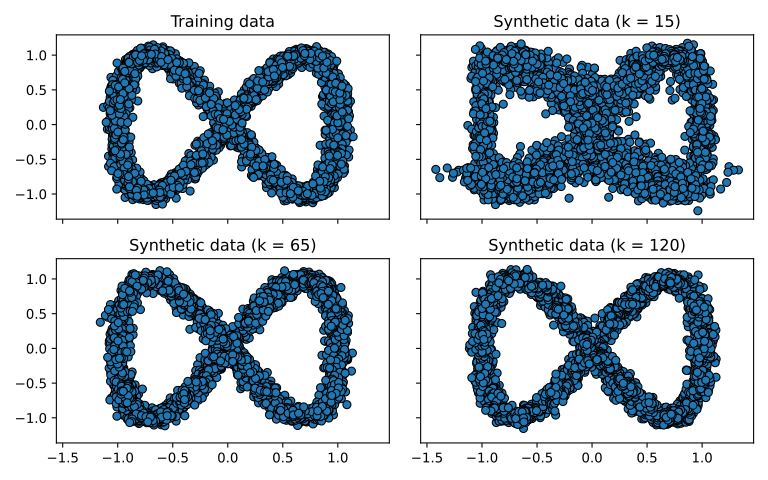

Reproduce this figure in Python.
import GenerativeModelProtocols as gen_prot
import matplotlib.pyplot as plt
import numpy as np


def make_data(num_samples):
    t = (2.0 * np.pi * np.random.rand(num_samples))
    
    x_noise = (0.05 * np.random.randn(num_samples))
    y_noise = (0.05 * np.random.randn(num_samples))
    
    x = np.cos(1.0 * t) + x_noise
    y = np.sin(2.0 * t) + y_noise
    
    return np.vstack((x, y))


num_samples = 5000
train_data = make_data(num_samples)

k = [15, 65, 120]
models = [gen_prot.default_gaussian_mixture_model(2, ki) for ki in k]
protocols = [gen_prot.GenerativeModelProtocol(model, train_data) for model in models]

for i in range(len(protocols)):
    protocols[i].train(
        batchsize = 256,
        epochs    = 3500,
        optimiser = gen_prot.Adam(eta = 1.0E-3, beta = (0.95,0.999))
    )

## Compare Synthetic Data

synthetic_data_1 = protocols[0](num_samples)
synthetic_data_2 = protocols[1](num_samples)
synthetic_data_3 = protocols[2](num_samples)

fig, ((ax1, ax2), (ax3, ax4)) = plt.subplots(
    nrows   = 2, 
    ncols   = 2, 
    figsize = (8, 5),
    dpi     = 100, 
    sharex  = True,
    sharey  = True
)


def plot_scatter_data(ax, data, title):
    ax.scatter(
        data[0,:], data[1,:],
        linewidths = 0.8,
        edgecolors = 'black',
    )
    ax.set_title(title)


plot_scatter_data(ax1, train_data, "Training data")
plot_scatter_data(ax2, synthetic_data_1, f"Synthetic data (k = {k[0]:1})")
plot_scatter_data(ax3, synthetic_data_2, f"Synthetic data (k = {k[1]:1})")
plot_scatter_data(ax4, synthetic_data_3, f"Synthetic data (k = {k[2]:1})")

plt.tight_layout(w_pad = 2.0)
fig.savefig("intro_example.svg", dpi=300)
plt.show()

## Compare Distributions

n_data_hist2d = 100000
fig, ((ax1, ax2), (ax3, ax4)) = plt.subplots(
    nrows   = 2,
    ncols   = 2, 
    figsize = (8, 5),
    dpi     = 100
)


def plot_hist2d_dat(ax, data, title):
    H, xedges, yedges = np.histogram2d(
        data[0, :], data[1, :],
        bins=100
    )
    ax.pcolormesh(
        xedges, yedges, H.T,
        shading="flat",
        cmap="viridis",
        rasterized=True
    )
    ax.set_title(title)
    ax.set_xlim(-1.25, 1.25)
    ax.set_ylim(-1.25, 1.25)



plot_hist2d_dat(ax1, make_data(n_data_hist2d), "Exact Data PDF\n2D Histogram")
plot_hist2d_dat(ax2, protocols[0](n_data_hist2d), f"GMM PDF (k = {k[0]:1})\n2D Histogram")
plot_hist2d_dat(ax3, protocols[1](n_data_hist2d), f"GMM PDF (k = {k[1]:1})\n2D Histogram")
plot_hist2d_dat(ax4, protocols[2](n_data_hist2d), f"GMM PDF (k = {k[2]:1})\n2D Histogram")

plt.tight_layout(w_pad = 2.0)
fig.savefig("intro_example_density_comp.svg", dpi=300)
plt.show()
